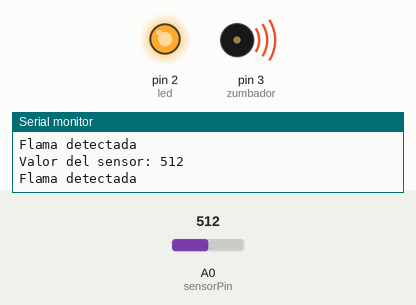
Simulated run of this sketch. Board: Arduino Uno, built with avr-gcc and run on an emulated ATmega328P. On the bench: output pins drawn as LEDs (lit = HIGH), buzzer (waves = sounding, pin HIGH), the last lines printed to the serial monitor. The test bench sets the inputs (shaded band); at power-on: A0 (sensorPin) = 512.

Above: at 1.2 s.
1.3 s: A0 (sensorPin) set to 892
4.3 s: A0 (sensorPin) set to 910
At 5.4 s:
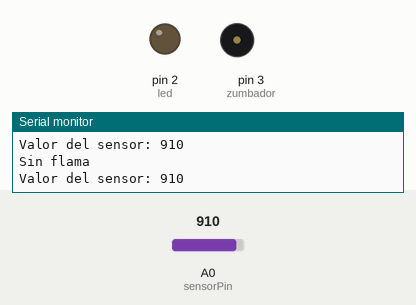
5.8 s: A0 (sensorPin) set to 890
At 6.3 s:
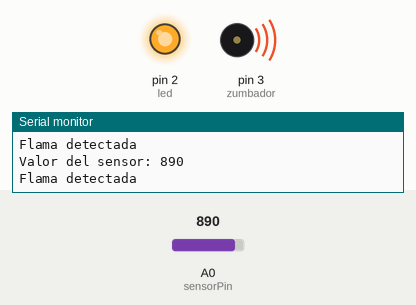
7.3 s: A0 (sensorPin) set to 1023
At 8.4 s:
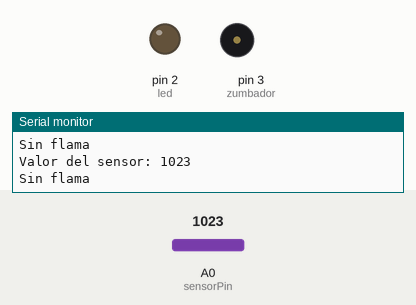
Timing chart, 0 to 10.3 s (numbered marks = the images above; inputs shaded):
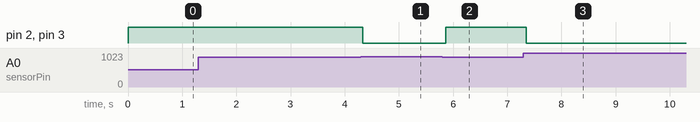

The sketch:

sensor_flama.ino
```cpp
int led = 2;
int zumbador = 3;
int sensorPin = A0;
int valorSensor = 0;

void setup() {
  pinMode(led, OUTPUT);
  pinMode(zumbador, OUTPUT);
  Serial.begin(9600);
}

void loop() {
  valorSensor = analogRead(sensorPin);
  Serial.print("Valor del sensor: ");
  Serial.println(valorSensor);

  if(valorSensor < 900){
    Serial.println("Flama detectada");
    digitalWrite(led, HIGH);
    digitalWrite(zumbador, HIGH);
  }else{
    Serial.println("Sin flama");
    digitalWrite(led, LOW);
    digitalWrite(zumbador, LOW);
  }
}
```

Measured:
- the behaviour switches between 899 and 900 on A0 (sensorPin) (found by bisection; images 0 and 1)
- after the input at 4.3 s, pin 2 (led), pin 3 (zumbador): HIGH → LOW at once
- after the input at 5.8 s, pin 2 (led), pin 3 (zumbador): LOW → HIGH after 0.06 s
- after the input at 7.3 s, pin 2 (led), pin 3 (zumbador): HIGH → LOW after 0.06 s
